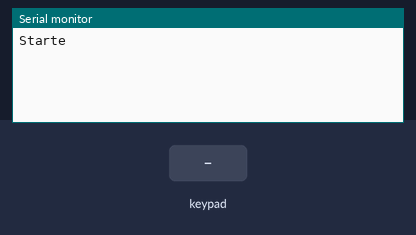
Bench run of a program on a simulated SparkFun Pro Micro, built with avr-gcc and run on an emulated ATmega32U4. Shown: the last lines printed to the serial monitor. The test bench sets the inputs (shaded band). USB keyboard and mouse output is not drawn.

Above: at 1.4 s.
1.5 s: key '1' pressed
At 2.1 s:
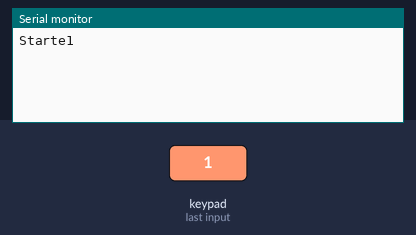
3.0 s: key '0' pressed
At 4.2 s:
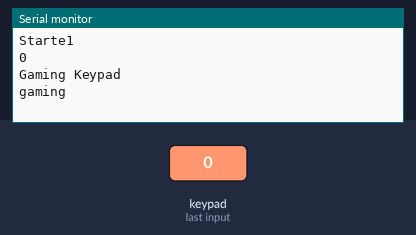
4.5 s: keypad keys 2 3 4 pressed 0.4 s apart
At 6.1 s:
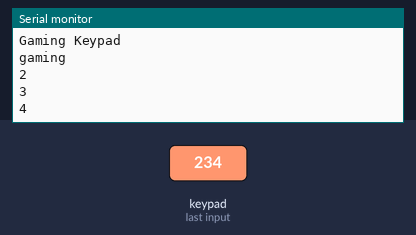
7.2 s: key '0' pressed
At 8.4 s:
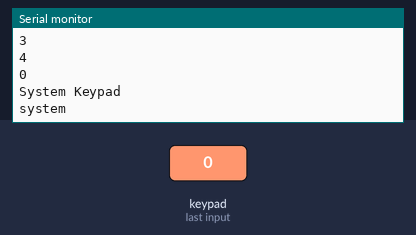
8.7 s: keypad keys 5 6 7 8 pressed 0.4 s apart
At 11.1 s:
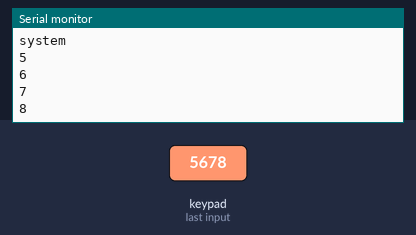
Timing chart, 0 to 12.6 s (numbered marks = the images above; inputs shaded):
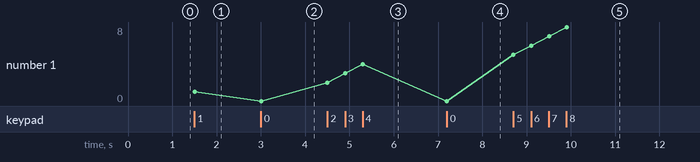

Measured:
- after the input at 1.5 s, the serial monitor: prints a new line at once (image 1)
- after the input at 3.0 s, the serial monitor: prints a new line at once (image 2)
- after the input at 4.5 s, the serial monitor: prints a new line at once (image 3)
- after the input at 7.2 s, the serial monitor: prints a new line at once (image 4)
- after the input at 8.7 s, the serial monitor: prints a new line at once (image 5)
- plotted number 1: 1 → 0 after the input at 3.0 s, 0 → 4 after the input at 4.5 s, 4 → 0 after the input at 7.2 s, 0 → 8 after the input at 8.7 s

The program:

main.cpp
```cpp
#include <Arduino.h>

/* @file
|| @version 1.0
|| @author
|| @contact
||
|| @description
|| Simple Keypad with Mode Switching. Using a Pro Micro Controller.
|| #
*/

#include <Keypad.h>
#include <Keyboard.h>

const byte ROWS = 3; //three rows
const byte COLS = 4; //three columns

char systemKeys[ROWS][COLS] = {
  {'1','2','3','4'},
  {'5','6','7','8'},
  {'7','8','9','0'}
};

char gamingKeys[ROWS][COLS] = {
    {'1','2','3','4'},
    {'q','w','e','r'},
    {'z','x','9','0'}
};

byte rowPins[ROWS] = {2, 3, 4}; //connect to the row pinouts of the keypad
byte colPins[COLS] = {5, 6, 7, 8}; //connect to the column pinouts of the keypad

Keypad systemKeypad = Keypad( makeKeymap(systemKeys), rowPins, colPins, ROWS, COLS );
Keypad gamingKeypad = Keypad( makeKeymap(gamingKeys), rowPins, colPins, ROWS, COLS );

String modes[] = {"gaming","system"};


void setup(){
  Serial.begin(115200);
  delay(100);
  Serial.print("Starte");
  delay(100);
  Keyboard.begin();
}

// Keyboard Switch
bool KeyboardMode = true;
String sKeyboardMode = modes[0];
char key;

void loop(){

  if(KeyboardMode)
    key = systemKeypad.getKey();
  else
    key = gamingKeypad.getKey();

  if (key){
    Serial.println(key);
  }

  switch(key){
    case '9': /* Keyboard.press(KEY_LEFT_ALT);
              Keyboard.press(' ');
              Keyboard.releaseAll(); */
              Keyboard.press(KEY_RETURN);
              Keyboard.releaseAll();
              break;
    case '0': if(KeyboardMode == true) {
                Serial.println("Gaming Keypad");
                KeyboardMode = false;
                sKeyboardMode = modes[0];
                Serial.println(sKeyboardMode);
              }
              else {
                Serial.println("System Keypad");
                KeyboardMode = true;
                sKeyboardMode = modes[1];
                Serial.println(sKeyboardMode);
              }
              break;

    default:  Keyboard.write(key);
              break;
  }
}
```
